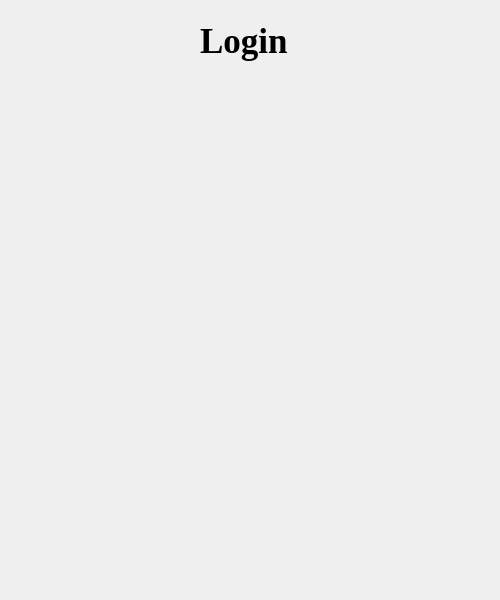
<?xml version="1.0" encoding="UTF-8"?>
<ui version="4.0">
 <class>LoginForm</class>
 <widget class="QWidget" name="LoginForm">
  <property name="enabled">
   <bool>true</bool>
  </property>
  <property name="geometry">
   <rect>
    <x>0</x>
    <y>0</y>
    <width>500</width>
    <height>600</height>
   </rect>
  </property>
  <property name="windowTitle">
   <string>Login</string>
  </property>
  <widget class="QLabel" name="ResgisterL">
   <property name="geometry">
    <rect>
     <x>200</x>
     <y>20</y>
     <width>131</width>
     <height>41</height>
    </rect>
   </property>
   <property name="font">
    <font>
     <family>Times New Roman</family>
     <pointsize>26</pointsize>
     <bold>true</bold>
    </font>
   </property>
   <property name="text">
    <string>Login</string>
   </property>
  </widget>
  <widget class="QWidget" name="widget" native="true">
   <property name="geometry">
    <rect>
     <x>170</x>
     <y>260</y>
     <width>120</width>
     <height>80</height>
    </rect>
   </property>
  </widget>
 </widget>
 <resources/>
 <connections/>
</ui>
